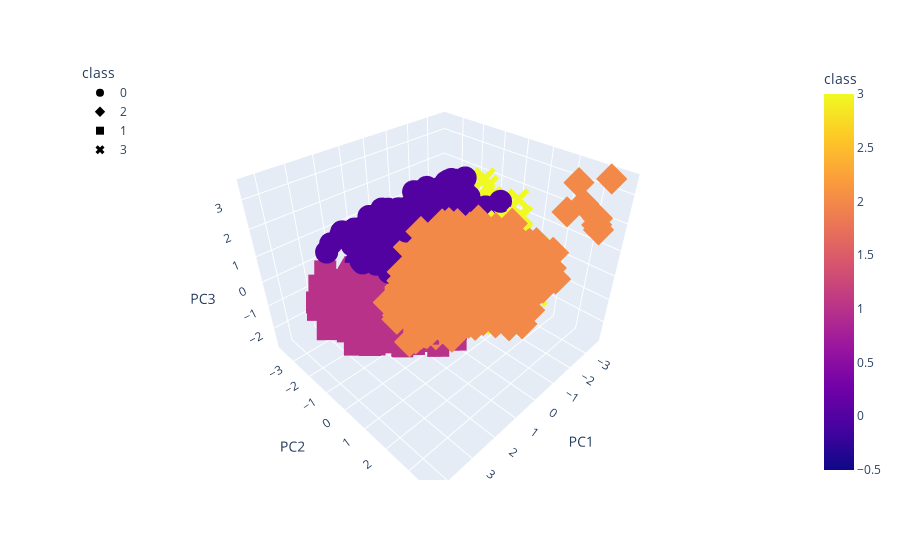

Source (notebook cell):
### Code cell
# ml_df.hvplot.scatter(x="clay_vol",y="fvf",hover_cols=["class"],by="class")
fig = px.scatter_3d(ml_pca_df, x="PC1", y="PC2", z="PC3", color="class", symbol="class", width=900)
fig.update_layout(legend=dict(x=0,y=1))
fig.show()

### Figure 1 — Plotly figure (JSON) as saved in the notebook; plotly's stock layout.template omitted (floating-point values rounded to 4 significant figures; data arrays with more than 128 entries replaced by an {"elided": "..."} marker saying what was removed)
{"data": [{"hovertemplate": "class=%{marker.color}<br>PC1=%{x}<br>PC2=%{y}<br>PC3=%{z}<extra></extra>", "legendgroup": "0", "marker": {"color": {"elided": "924 int values"}, "coloraxis": "coloraxis", "symbol": "circle"}, "mode": "markers", "name": "0", "scene": "scene", "showlegend": true, "type": "scatter3d", "x": {"elided": "924 float values"}, "y": {"elided": "924 float values"}, "z": {"elided": "924 float values"}}, {"hovertemplate": "class=%{marker.color}<br>PC1=%{x}<br>PC2=%{y}<br>PC3=%{z}<extra></extra>", "legendgroup": "2", "marker": {"color": {"elided": "1286 int values"}, "coloraxis": "coloraxis", "symbol": "diamond"}, "mode": "markers", "name": "2", "scene": "scene", "showlegend": true, "type": "scatter3d", "x": {"elided": "1286 float values"}, "y": {"elided": "1286 float values"}, "z": {"elided": "1286 float values"}}, {"hovertemplate": "class=%{marker.color}<br>PC1=%{x}<br>PC2=%{y}<br>PC3=%{z}<extra></extra>", "legendgroup": "1", "marker": {"color": {"elided": "1446 int values"}, "coloraxis": "coloraxis", "symbol": "square"}, "mode": "markers", "name": "1", "scene": "scene", "showlegend": true, "type": "scatter3d", "x": {"elided": "1446 float values"}, "y": {"elided": "1446 float values"}, "z": {"elided": "1446 float values"}}, {"hovertemplate": "class=%{marker.color}<br>PC1=%{x}<br>PC2=%{y}<br>PC3=%{z}<extra></extra>", "legendgroup": "3", "marker": {"color": {"elided": "1490 int values"}, "coloraxis": "coloraxis", "symbol": "x"}, "mode": "markers", "name": "3", "scene": "scene", "showlegend": true, "type": "scatter3d", "x": {"elided": "1490 float values"}, "y": {"elided": "1490 float values"}, "z": {"elided": "1490 float values"}}], "layout": {"coloraxis": {"colorbar": {"title": {"text": "class"}}, "colorscale": [[0, "#0d0887"], [0.1111, "#46039f"], [0.2222, "#7201a8"], [0.3333, "#9c179e"], [0.4444, "#bd3786"], [0.5556, "#d8576b"], [0.6667, "#ed7953"], [0.7778, "#fb9f3a"], [0.8889, "#fdca26"], [1, "#f0f921"]]}, "legend": {"title": {"text": "class"}, "tracegroupgap": 0, "x": 0, "y": 1}, "margin": {"t": 60}, "scene": {"domain": {"x": [0, 1], "y": [0, 1]}, "xaxis": {"title": {"text": "PC1"}}, "yaxis": {"title": {"text": "PC2"}}, "zaxis": {"title": {"text": "PC3"}}}, "width": 900}}
